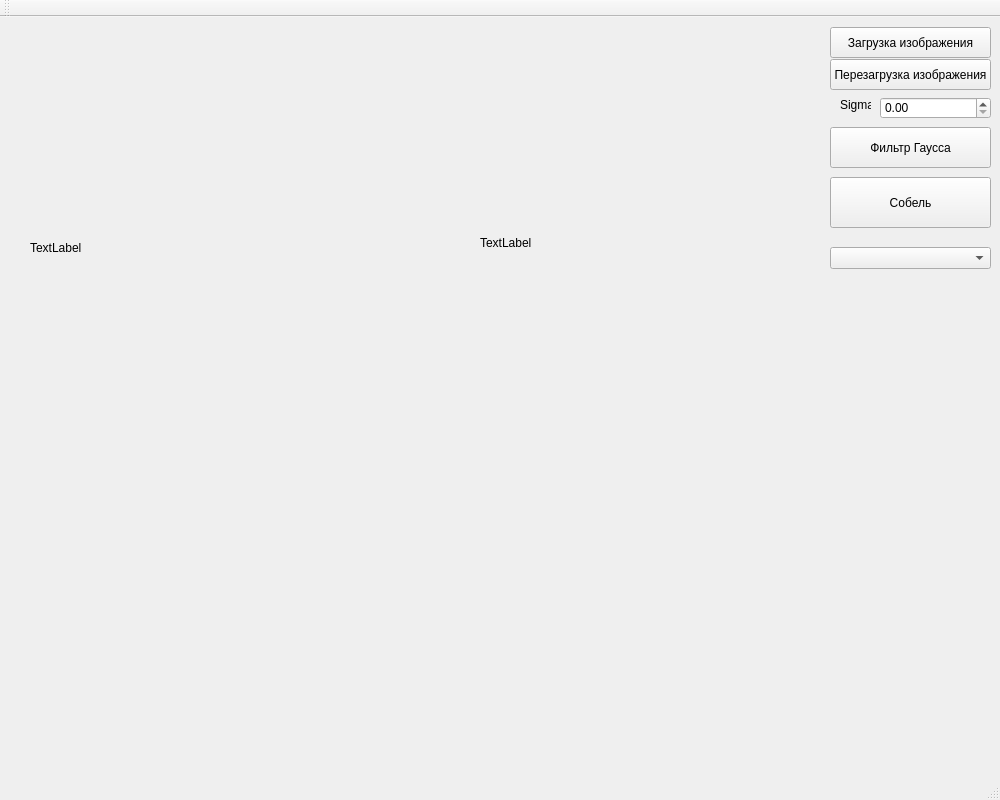
<?xml version="1.0" encoding="UTF-8"?>
<ui version="4.0">
 <class>MainWindow</class>
 <widget class="QMainWindow" name="MainWindow">
  <property name="geometry">
   <rect>
    <x>0</x>
    <y>0</y>
    <width>1000</width>
    <height>800</height>
   </rect>
  </property>
  <property name="windowTitle">
   <string>MainWindow</string>
  </property>
  <widget class="QWidget" name="centralWidget">
   <widget class="QPushButton" name="LoadImageButton">
    <property name="geometry">
     <rect>
      <x>830</x>
      <y>10</y>
      <width>161</width>
      <height>31</height>
     </rect>
    </property>
    <property name="text">
     <string>Загрузка изображения</string>
    </property>
   </widget>
   <widget class="QLabel" name="label">
    <property name="geometry">
     <rect>
      <x>480</x>
      <y>20</y>
      <width>321</width>
      <height>411</height>
     </rect>
    </property>
    <property name="text">
     <string>TextLabel</string>
    </property>
   </widget>
   <widget class="QPushButton" name="GaussBlurButton">
    <property name="geometry">
     <rect>
      <x>830</x>
      <y>110</y>
      <width>161</width>
      <height>41</height>
     </rect>
    </property>
    <property name="text">
     <string>Фильтр Гаусса</string>
    </property>
   </widget>
   <widget class="QDoubleSpinBox" name="doubleSpinBox">
    <property name="geometry">
     <rect>
      <x>880</x>
      <y>80</y>
      <width>111</width>
      <height>22</height>
     </rect>
    </property>
    <property name="singleStep">
     <double>0.100000000000000</double>
    </property>
   </widget>
   <widget class="QPushButton" name="SobelButton">
    <property name="geometry">
     <rect>
      <x>830</x>
      <y>160</y>
      <width>161</width>
      <height>51</height>
     </rect>
    </property>
    <property name="text">
     <string>Собель</string>
    </property>
   </widget>
   <widget class="QLabel" name="label_2">
    <property name="geometry">
     <rect>
      <x>30</x>
      <y>30</y>
      <width>381</width>
      <height>401</height>
     </rect>
    </property>
    <property name="text">
     <string>TextLabel</string>
    </property>
   </widget>
   <widget class="QComboBox" name="M_EdgeComboBox">
    <property name="geometry">
     <rect>
      <x>830</x>
      <y>230</y>
      <width>161</width>
      <height>22</height>
     </rect>
    </property>
   </widget>
   <widget class="QPushButton" name="ReloadImageButton">
    <property name="geometry">
     <rect>
      <x>830</x>
      <y>42</y>
      <width>161</width>
      <height>31</height>
     </rect>
    </property>
    <property name="text">
     <string>Перезагрузка изображения</string>
    </property>
   </widget>
   <widget class="QLabel" name="label_Sigma">
    <property name="geometry">
     <rect>
      <x>840</x>
      <y>80</y>
      <width>31</width>
      <height>16</height>
     </rect>
    </property>
    <property name="text">
     <string>Sigma</string>
    </property>
   </widget>
  </widget>
  <widget class="QMenuBar" name="menuBar">
   <property name="geometry">
    <rect>
     <x>0</x>
     <y>0</y>
     <width>1000</width>
     <height>21</height>
    </rect>
   </property>
  </widget>
  <widget class="QToolBar" name="mainToolBar">
   <attribute name="toolBarArea">
    <enum>TopToolBarArea</enum>
   </attribute>
   <attribute name="toolBarBreak">
    <bool>false</bool>
   </attribute>
  </widget>
  <widget class="QStatusBar" name="statusBar"/>
 </widget>
 <layoutdefault spacing="6" margin="11"/>
 <resources/>
 <connections/>
</ui>
